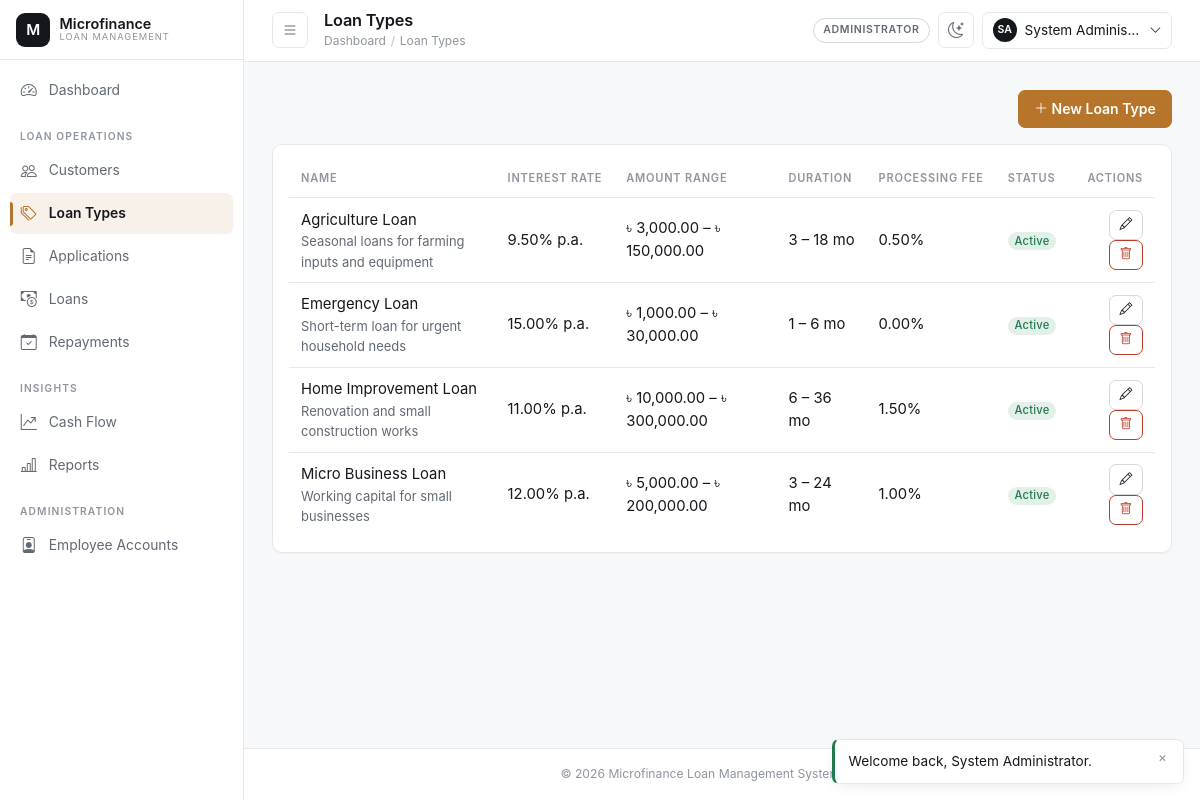
The app's page /admin/loan_types/index.php (signed in) with its own data.
### tables this page shows
CREATE TABLE loan_types (
    loan_type_id     INT UNSIGNED AUTO_INCREMENT PRIMARY KEY,
    type_name        VARCHAR(100) NOT NULL UNIQUE,
    description      VARCHAR(255) DEFAULT NULL,
    interest_rate    DECIMAL(5,2) NOT NULL COMMENT 'Annual % rate',
    min_amount       DECIMAL(14,2) NOT NULL,
    max_amount       DECIMAL(14,2) NOT NULL,
    min_duration_months INT UNSIGNED NOT NULL,
    max_duration_months INT UNSIGNED NOT NULL,
    processing_fee_pct DECIMAL(5,2) NOT NULL DEFAULT 0.00,
    status           ENUM('active','inactive') NOT NULL DEFAULT 'active',
    created_at       TIMESTAMP NOT NULL DEFAULT CURRENT_TIMESTAMP,
    updated_at       TIMESTAMP NOT NULL DEFAULT CURRENT_TIMESTAMP ON UPDATE CURRENT_TIMESTAMP,
    CONSTRAINT chk_loan_types_amounts CHECK (max_amount >= min_amount),
    CONSTRAINT chk_loan_types_duration CHECK (max_duration_months >= min_duration_months),
    CONSTRAINT chk_loan_types_rate CHECK (interest_rate >= 0)
);

### admin/loan_types/index.php (the view, shortened to what this page needs)
<?php
$pdo = Database::getConnection();
$loanTypes = $pdo->query('SELECT * FROM loan_types ORDER BY type_name ASC')->fetchAll();
require_once __DIR__ . '/../../includes/header.php';
?>
<div class="d-flex justify-content-end mb-3">
    <a href="<?= e(BASE_URL) ?>/admin/loan_types/create.php" class="btn btn-brass"><i class="bi bi-plus-lg"></i> New Loan Type</a>
</div>
<div class="mfs-card p-3">
    <div class="table-responsive">
        <table class="table mfs-table align-middle">
            <thead>
            <tr>
                <th>Name</th><th>Interest Rate</th><th>Amount Range</th><th>Duration</th><th>Processing Fee</th><th>Status</th><th class="text-end">Actions</th>
            </tr>
            </thead>
            <tbody>
            <?php foreach ($loanTypes as $lt): ?>
                <tr>
                    <td><?= e($lt['type_name']) ?><div class="text-muted small"><?= e($lt['description'] ?? '') ?></div></td>
                    <td><?= number_format((float) $lt['interest_rate'], 2) ?>% p.a.</td>
                    <td><?= money($lt['min_amount']) ?> &ndash; <?= money($lt['max_amount']) ?></td>
                    <td><?= (int) $lt['min_duration_months'] ?> &ndash; <?= (int) $lt['max_duration_months'] ?> mo</td>
                    <td><?= number_format((float) $lt['processing_fee_pct'], 2) ?>%</td>
                    <td><?= status_badge($lt['status']) ?></td>
                    <td class="text-end">
                        <a href="<?= e(BASE_URL) ?>/admin/loan_types/edit.php?id=<?= (int) $lt['loan_type_id'] ?>" class="btn btn-sm btn-outline-secondary"><i class="bi bi-pencil"></i></a>
                        <a href="<?= e(BASE_URL) ?>/admin/loan_types/delete.php?id=<?= (int) $lt['loan_type_id'] ?>" class="btn btn-sm btn-outline-danger" data-confirm="Deactivate this loan type?"><i class="bi bi-trash"></i></a>
                    </td>
                </tr>
            <?php endforeach; ?>
            </tbody>
        </table>
    </div>
</div>
<?php require_once __DIR__ . '/../../includes/footer.php'; ?>

### includes/functions.php (shortened to what this page needs)
<?php
function e(mixed $value = null): string
{
    return htmlspecialchars((string) ($value ?? ''), ENT_QUOTES, 'UTF-8');
}
function money(mixed $amount, string $symbol = '৳'): string
{
    return $symbol . ' ' . number_format(is_numeric($amount) ? (float) $amount : 0.0, 2);
}
function status_badge(string $status): string
{
    $slug = strtolower(str_replace(' ', '-', $status));
    return '<span class="badge badge-status-' . e($slug) . '">' . e(ucwords(str_replace('_', ' ', $status))) . '</span>';
}

### assets/css/style.css (style rules this page uses)
:root { color-scheme: light; --mfs-bg: #f7f8f9; --mfs-surface: #ffffff; --mfs-surface-2: #fbfbfc; --mfs-surface-3: #f1f2f4; --mfs-border: #e6e8ec; --mfs-border-strong: #d3d7de; --mfs-ink: #14171c; --mfs-ink-soft: #626974; --mfs-ink-faint: #8f959f; --mfs-accent: #b6752b; --mfs-accent-hover: #a1651f; --mfs-accent-soft: rgba(182, 117, 43, 0.10); --mfs-accent-ring: rgba(182, 117, 43, 0.26); --mfs-success: #1f7a4d; --mfs-success-soft: rgba(31, 122, 77, 0.12); --mfs-danger: #bb3b28; --mfs-danger-soft: rgba(187, 59, 40, 0.12); --mfs-warning: #b6752b; --mfs-info: #2b6d8c; --mfs-info-soft: rgba(43, 109, 140, 0.12); --mfs-radius: 10px; --mfs-radius-sm: 7px; --mfs-radius-lg: 16px; --mfs-shadow-sm: 0 1px 2px rgba(16, 18, 21, 0.04); --mfs-shadow: 0 4px 16px -6px rgba(16, 18, 21, 0.14); --mfs-shadow-lg: 0 24px 60px -28px rgba(16, 18, 21, 0.34); --mfs-sidebar-width: 244px; --mfs-sidebar-collapsed: 68px; --mfs-topbar-height: 60px; --mfs-speed: 160ms; --mfs-speed-slow: 280ms; --mfs-ease: cubic-bezier(0.4, 0, 0.2, 1); --mfs-ease-out: cubic-bezier(0.16, 1, 0.3, 1); --mfs-font: -apple-system, BlinkMacSystemFont, 'Segoe UI', Inter, Roboto, 'Helvetica Neue', Arial, 'Noto Sans', sans-serif; --mfs-font-mono: ui-monospace, SFMono-Regular, 'SF Mono', Menlo, Consolas, monospace; }
*, *::before, *::after { box-sizing: border-box; }
html { -webkit-text-size-adjust: 100%; text-size-adjust: 100%; }
body { margin: 0; background-color: var(--mfs-bg); color: var(--mfs-ink); font-family: var(--mfs-font); font-size: 0.925rem; line-height: 1.55; -webkit-font-smoothing: antialiased; -moz-osx-font-smoothing: grayscale; }
a { color: var(--mfs-ink); text-decoration: none; transition: color var(--mfs-speed) var(--mfs-ease); }
* { scrollbar-width: thin; scrollbar-color: var(--mfs-border-strong) transparent; }
.text-muted { color: var(--mfs-ink-soft) !important; }
.btn { --mfs-btn-bg: transparent; border-radius: var(--mfs-radius-sm); font-size: 0.875rem; font-weight: 500; line-height: 1.45; padding: 0.5rem 0.95rem; cursor: pointer; transition: background-color var(--mfs-speed) var(--mfs-ease), border-color var(--mfs-speed) var(--mfs-ease), color var(--mfs-speed) var(--mfs-ease), transform var(--mfs-speed) var(--mfs-ease), box-shadow var(--mfs-speed) var(--mfs-ease); }
.btn-brass { background-color: var(--mfs-accent); border-color: var(--mfs-accent); color: #ffffff; font-weight: 600; }
.btn-outline-secondary { border-color: var(--mfs-border-strong); color: var(--mfs-ink); background: var(--mfs-surface); }
.btn-outline-danger { border-color: var(--mfs-danger); color: var(--mfs-danger); background: transparent; }
.btn-sm { padding: 0.3rem 0.6rem; font-size: 0.8rem; }
.mfs-card { background: var(--mfs-surface); border: 1px solid var(--mfs-border); border-radius: var(--mfs-radius); box-shadow: var(--mfs-shadow-sm); }
.table { --bs-table-bg: transparent; --bs-table-color: var(--mfs-ink); color: var(--mfs-ink); margin-bottom: 0; }
.table.mfs-table thead th { position: sticky; top: 0; z-index: 1; background: var(--mfs-surface); color: var(--mfs-ink-faint); font-size: 0.69rem; font-weight: 600; letter-spacing: 0.07em; text-transform: uppercase; border: 0; border-bottom: 1px solid var(--mfs-border); padding: 0.6rem 0.75rem; white-space: nowrap; vertical-align: middle; }
.table.mfs-table tbody td { border-color: var(--mfs-border); padding: 0.65rem 0.75rem; vertical-align: middle; }
.table.mfs-table tbody tr { transition: background-color var(--mfs-speed) var(--mfs-ease); }
.table.mfs-table tbody tr:last-child td { border-bottom: 0; }
.table-responsive { -webkit-overflow-scrolling: touch; }
.badge { font-weight: 500; font-size: 0.7rem; letter-spacing: 0.02em; padding: 0.3em 0.6em; border-radius: 999px; }
.badge-status-active, .badge-status-approved, .badge-status-paid, .badge-status-disbursed { background: var(--mfs-success-soft); color: var(--mfs-success); }

### records on screen
loan_types: type_name "Agriculture Loan", description "Seasonal loans for farming inputs and equipment", interest_rate "9.50", min_amount "৳ 3,000.00", max_amount "৳ 150,000.00", min_duration_months "3", max_duration_months "18", processing_fee_pct "0.50", status "Active"
loan_types: type_name "Emergency Loan", description "Short-term loan for urgent household needs", interest_rate "15.00", min_amount "৳ 1,000.00", max_amount "৳ 30,000.00", min_duration_months "1", max_duration_months "6", processing_fee_pct "0.00", status "Active"
loan_types: type_name "Home Improvement Loan", description "Renovation and small construction works", interest_rate "11.00", min_amount "৳ 10,000.00", max_amount "৳ 300,000.00", min_duration_months "6", max_duration_months "36", processing_fee_pct "1.50", status "Active"
loan_types: type_name "Micro Business Loan", description "Working capital for small businesses", interest_rate "12.00", min_amount "৳ 5,000.00", max_amount "৳ 200,000.00", min_duration_months "3", max_duration_months "24", processing_fee_pct "1.00", status "Active"

### other values on screen
$label "Dashboard"
$item[3] "LOAN OPERATIONS"
$label "Customers"
$label "Loan Types"
$label "Applications"
$label "Loans"
$label "Repayments"
$item[3] "INSIGHTS"
$label "Cash Flow"
$label "Reports"
$item[3] "ADMINISTRATION"
$label "Employee Accounts"
$pageTitle "Loan Types"
$user['role_name'] "ADMINISTRATOR"
$initials "SA"
